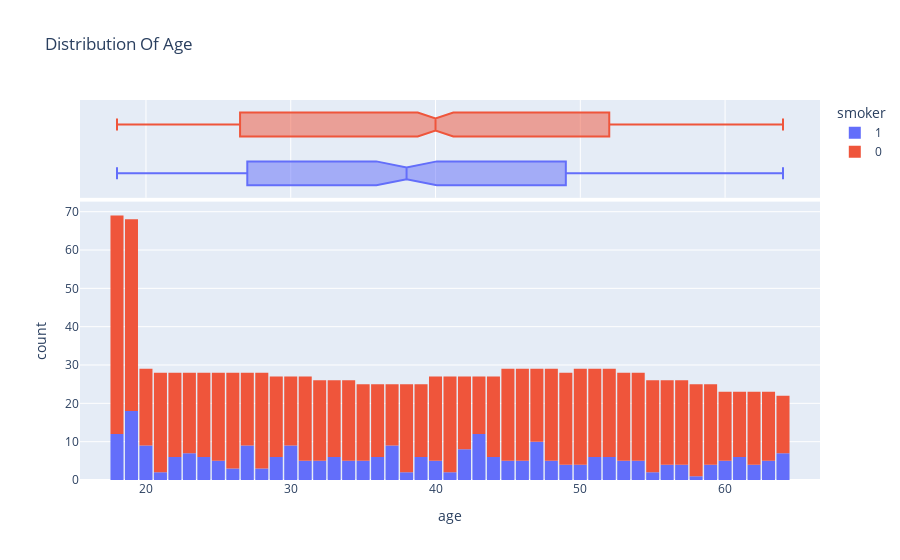

This figure's notebook cell:
### Markdown cell above
# Univariate analysis

### Code cell
#Age
fig = px.histogram(df,x='age',marginal='box',nbins=64,title="Distribution Of Age",color='smoker')
fig.update_layout(bargap=0.1)

### Figure 1 — Plotly figure (JSON) as saved in the notebook; plotly's stock layout.template omitted (floating-point values rounded to 4 significant figures; data arrays with more than 128 entries replaced by an {"elided": "..."} marker saying what was removed)
{"data": [{"alignmentgroup": "True", "bingroup": "x", "hovertemplate": "smoker=1<br>age=%{x}<br>count=%{y}<extra></extra>", "legendgroup": "1", "marker": {"color": "#636efa", "pattern": {"shape": ""}}, "name": "1", "nbinsx": 64, "offsetgroup": "1", "orientation": "v", "showlegend": true, "type": "histogram", "x": {"elided": "274 int values"}, "xaxis": "x", "yaxis": "y"}, {"alignmentgroup": "True", "hovertemplate": "smoker=1<br>age=%{x}<extra></extra>", "legendgroup": "1", "marker": {"color": "#636efa"}, "name": "1", "notched": true, "offsetgroup": "1", "showlegend": false, "type": "box", "x": {"elided": "274 int values"}, "xaxis": "x2", "yaxis": "y2"}, {"alignmentgroup": "True", "bingroup": "x", "hovertemplate": "smoker=0<br>age=%{x}<br>count=%{y}<extra></extra>", "legendgroup": "0", "marker": {"color": "#EF553B", "pattern": {"shape": ""}}, "name": "0", "nbinsx": 64, "offsetgroup": "0", "orientation": "v", "showlegend": true, "type": "histogram", "x": {"elided": "1064 int values"}, "xaxis": "x", "yaxis": "y"}, {"alignmentgroup": "True", "hovertemplate": "smoker=0<br>age=%{x}<extra></extra>", "legendgroup": "0", "marker": {"color": "#EF553B"}, "name": "0", "notched": true, "offsetgroup": "0", "showlegend": false, "type": "box", "x": {"elided": "1064 int values"}, "xaxis": "x2", "yaxis": "y2"}], "layout": {"bargap": 0.1, "barmode": "relative", "legend": {"title": {"text": "smoker"}, "tracegroupgap": 0}, "title": {"text": "Distribution Of Age"}, "xaxis": {"anchor": "y", "domain": [0, 1], "title": {"text": "age"}}, "xaxis2": {"anchor": "y2", "domain": [0, 1], "matches": "x", "showgrid": true, "showticklabels": false}, "yaxis": {"anchor": "x", "domain": [0, 0.7326], "title": {"text": "count"}}, "yaxis2": {"anchor": "x2", "domain": [0.7426, 1], "matches": "y2", "showgrid": false, "showline": false, "showticklabels": false, "ticks": ""}}}
